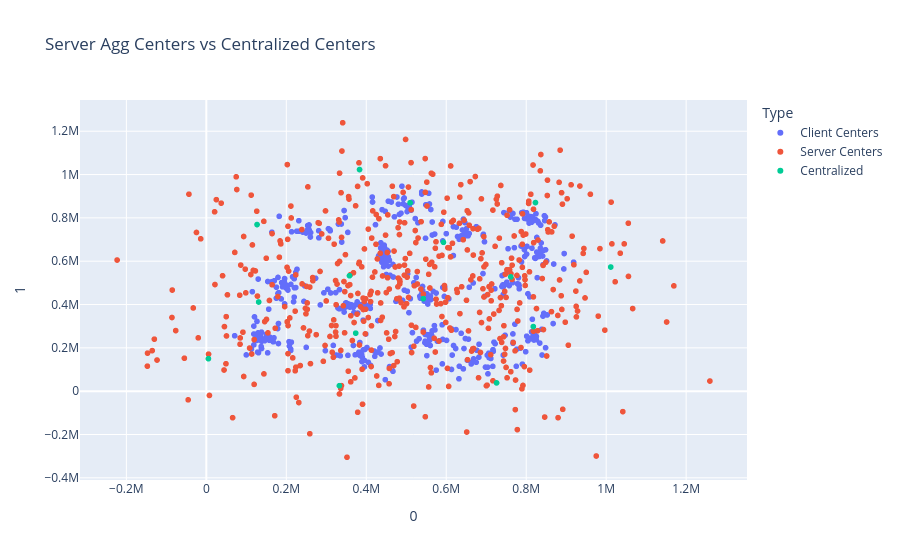

The notebook cell saved with this chart:
### Code cell
X_noisy = add_awgn(X_client, snr_db=10)
centers = kmeans(X_noisy, n_clusters=K_SERVER)
visualize_centers(X_client, X_noisy, centers)

### Figure 1 — Plotly figure (JSON) as saved in the notebook; plotly's stock layout.template omitted (floating-point values rounded to 4 significant figures; data arrays with more than 128 entries replaced by an {"elided": "..."} marker saying what was removed)
{"data": [{"hovertemplate": "Type=Client Centers<br>0=%{x}<br>1=%{y}<extra></extra>", "legendgroup": "Client Centers", "marker": {"color": "#636efa", "symbol": "circle"}, "mode": "markers", "name": "Client Centers", "showlegend": true, "type": "scattergl", "x": {"elided": "500 float values"}, "xaxis": "x", "y": {"elided": "500 float values"}, "yaxis": "y"}, {"hovertemplate": "Type=Server Centers<br>0=%{x}<br>1=%{y}<extra></extra>", "legendgroup": "Server Centers", "marker": {"color": "#EF553B", "symbol": "circle"}, "mode": "markers", "name": "Server Centers", "showlegend": true, "type": "scattergl", "x": {"elided": "500 float values"}, "xaxis": "x", "y": {"elided": "500 float values"}, "yaxis": "y"}, {"hovertemplate": "Type=Centralized<br>0=%{x}<br>1=%{y}<extra></extra>", "legendgroup": "Centralized", "marker": {"color": "#00cc96", "symbol": "circle"}, "mode": "markers", "name": "Centralized", "showlegend": true, "type": "scattergl", "x": [130900.0, 593100.0, 817700.0, 542700.0, 823200.0, 383200.0, 332800.0, 725800.0, 1011000.0, 5174.0, 509600.0, 126800.0, 358100.0, 373600.0, 761400.0], "xaxis": "x", "y": [411600.0, 687200.0, 298100.0, 427300.0, 870700.0, 1023000.0, 25180.0, 38120.0, 573100.0, 149900.0, 869700.0, 769200.0, 533000.0, 267900.0, 527500.0], "yaxis": "y"}], "layout": {"legend": {"title": {"text": "Type"}, "tracegroupgap": 0}, "title": {"text": "Server Agg Centers vs Centralized Centers"}, "xaxis": {"anchor": "y", "domain": [0, 1], "title": {"text": "0"}}, "yaxis": {"anchor": "x", "domain": [0, 1], "title": {"text": "1"}}}}
